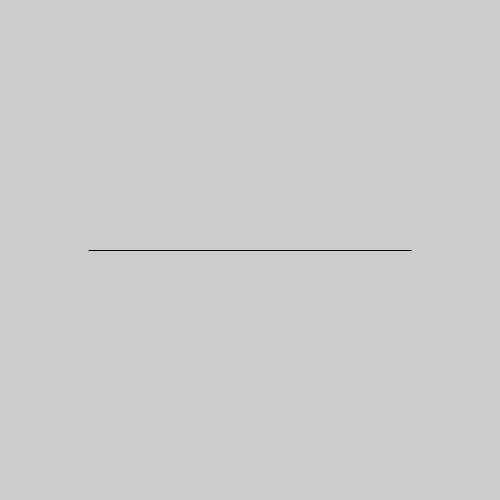
Frame 1 (no input)
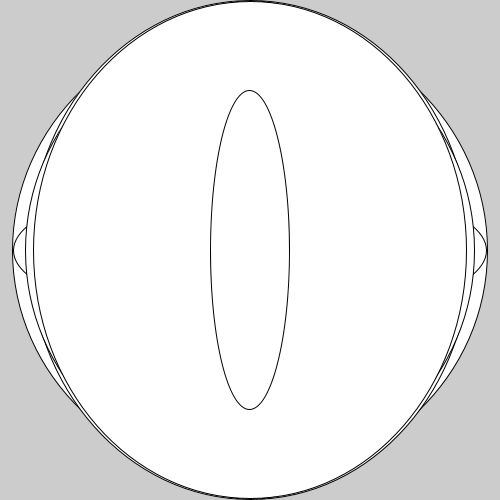
Frame 60 (the mouse pressed at the canvas centre just before this capture)
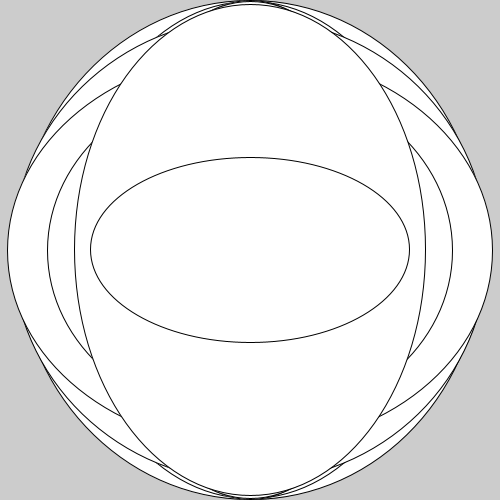
Frame 120 (the mouse held since frame 60 and released just before this capture)

The Processing sketch that drew these frames (run headless with seeded random() and noise(); from frame 60 on, the mouse is pressed at the canvas centre):

// Processing sketch: Dennisdebug_3
// ── Dennisdebug_3.pde
float angle;
void setup() {
  size(500,500);
}

void draw() {
  ellipse(width/2, height/2, random(width), height * sin(angle));  
  angle++; 
}
void mousePressed() {
  background(127);  
}
